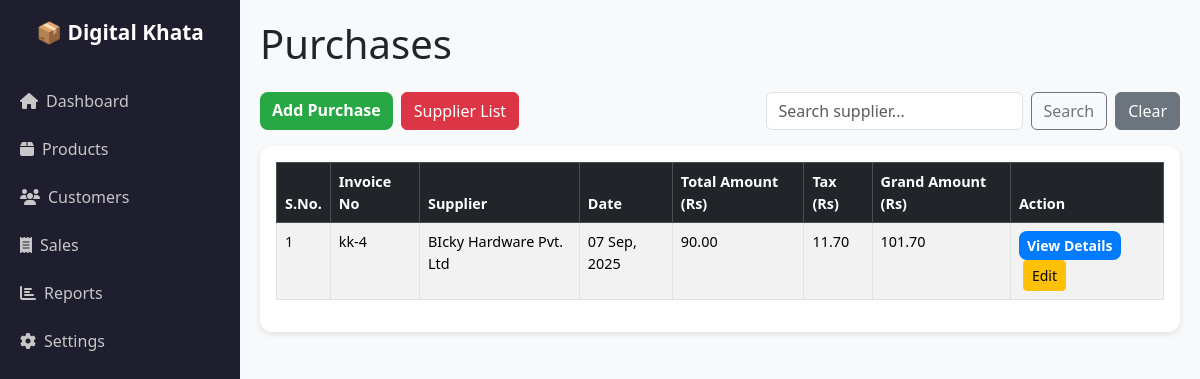
/purchase/, run on the app's committed database.
### purchase/models.py (models this page shows, shortened)
class Purchase(models.Model):
    supplier = models.ForeignKey(Supplier, on_delete=models.DO_NOTHING)
    invoice_no = models.CharField(max_length=15)
    date = models.DateTimeField(auto_now_add=True)
    tax = models.DecimalField(max_digits=12, decimal_places=2, default=0)
    total_amount = models.DecimalField(max_digits=12, decimal_places=2,default=0)
    Grand_amount = models.DecimalField(max_digits=12, decimal_places=2,default=0)

class Supplier(models.Model):
    supplier_name = models.CharField(max_length=200)
    address = models.CharField(max_length=200, null=True, blank=True)
    vat_no = models.IntegerField( null=True, blank=True)
    phone = models.CharField(max_length=15)
    created_at = models.DateTimeField(auto_now_add=True)
    modified_at = models.DateTimeField(auto_now_add=True)

### purchase/views.py (the view)
# urls.py: path("purchase/", include('purchase.urls')),
def purchase(request):
    query = request.GET.get('q','').strip()
    if query:
        purchases = Purchase.objects.filter(supplier__supplier_name__icontains=query).order_by("-date")
    else:
        purchases = Purchase.objects.all().order_by("-date")
    return render(request, "purchase.html", {"purchases": purchases})

### purchase/templates/purchase.html (shortened to what this page needs)
{% extends "base.html" %}
{% block content %}
<div class="main-content">
  <h1 class="mb-4">Purchases</h1>
  <div class="mb-3 d-flex justify-content-between ">
    <div class='d-flex align-item-center'>
    <a href="{% url 'add_purchase' %}" class="btn btn-success">Add Purchase</a>
     <a href="{% url 'supplier_list' %}" class="btn btn-danger ms-2">Supplier List</a>
    </div>
      <form method="get" class="d-flex">
            <input type="text" name="q" value="{{ request.GET.q }}" class="form-control me-2" placeholder="Search supplier...">
            <button type="submit" class="btn btn-outline-secondary">Search</button>
             <a href="{% url 'purchase' %}" class="btn btn-secondary ms-2">Clear</a>
        </form>
  </div>
  <div class="card p-3">
    <div class="table-responsive">
      <table class="table table-striped table-hover table-bordered">
        <thead class="table-dark">
          <tr>
            <th>S.No.</th>
            <th>Invoice No</th>
            <th>Supplier</th>
            <th>Date</th>
            <th>Total Amount (Rs)</th>
            <th>Tax (Rs)</th>
            <th>Grand Amount (Rs)</th>
            <th>Action</th>
          </tr>
        </thead>
        <tbody>
          {% for purchase in purchases %}
          <tr>
            <td>{{ forloop.counter }}</td>
            <td>{{ purchase.invoice_no }}</td>
            <td>{{ purchase.supplier.supplier_name }}</td>
            <td>{{ purchase.date|date:"d M, Y" }}</td>
            <td>{{ purchase.total_amount }}</td>
            <td>{{ purchase.tax }}</td>
            <td>{{ purchase.Grand_amount }}</td>
            <td>
              <a href="{% url 'purchase_detail' purchase.id  %}" class="btn btn-primary btn-sm">
                View Details
              </a>
               <a href="{% url 'purchase_modify' purchase.id  %}" class="btn btn-warning btn-sm ms-1">
                Edit
              </a>
            </td>
          </tr>
          {% empty %}
          <tr>
            <td colspan="8" class="text-center">No purchases found.</td>
          </tr>
          {% endfor %}
        </tbody>
      </table>
    </div>
  </div>
</div>
{% endblock %}

### static/css/style.css (style rules this page uses)
body { font-family: "Segoe UI", Tahoma, Geneva, Verdana, sans-serif; background-color: #f8f9fa; margin: 0; padding: 0; }
h1, h2, h3, h4, h5 { font-family: "Segoe UI", Tahoma, Geneva, Verdana, sans-serif; font-weight: 200; }
.main-content { margin-left: 240px; padding: 20px; }
.card { border-radius: 12px; border: none; box-shadow: 0 2px 6px rgba(0, 0, 0, 0.1); }
.table { font-family: "Segoe UI", Tahoma, Geneva, Verdana, sans-serif; font-size: 0.9rem; }
.table thead { background-color: #343450; color:#28a745; }
.btn-success { background-color: #28a745; border: none; font-weight: 600; border-radius: 8px; transition: 0.3s; }
.btn-primary { background-color: #007bff; border: none; font-weight: 600; border-radius: 8px; transition: 0.3s; }

### data on the page
Purchase: invoice_no "kk-4", supplier.supplier_name "BIcky Hardware Pvt. Ltd", date "07 Sep, 2025", total_amount "90.00", tax "11.70", Grand_amount "101.70"
